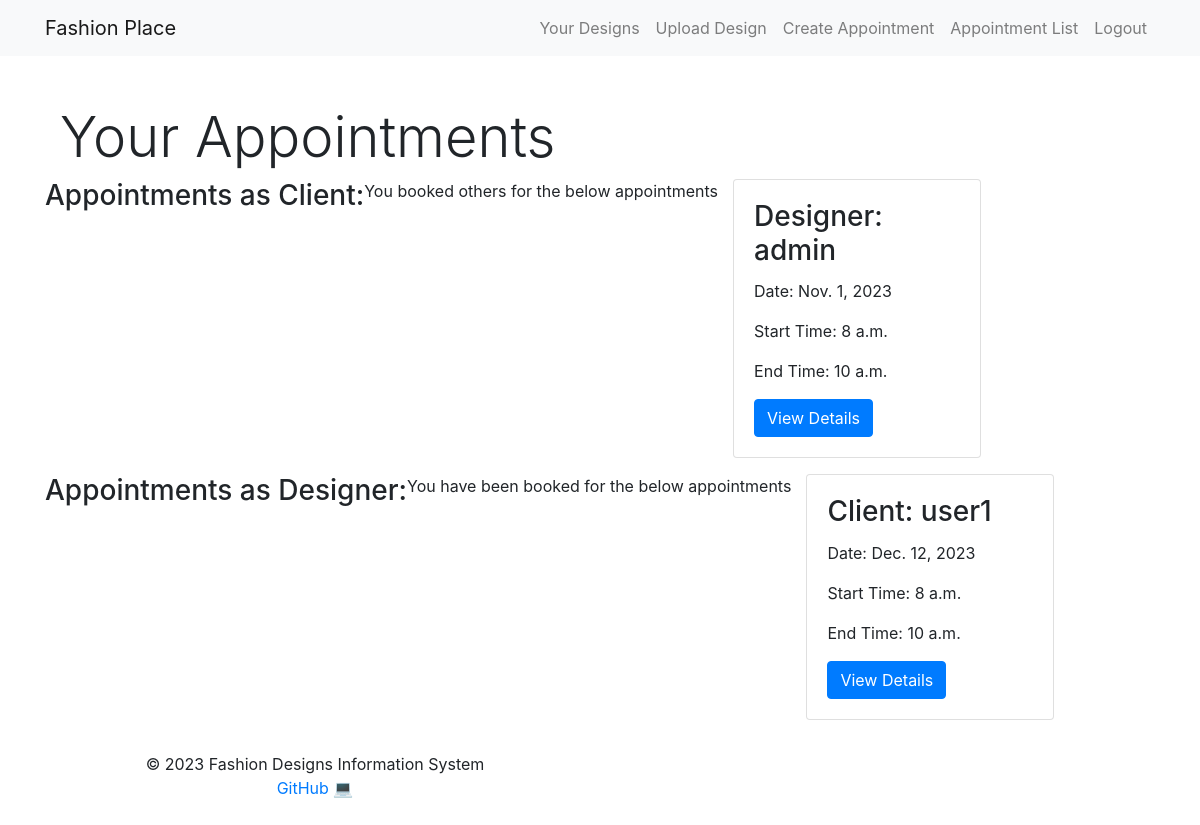
The page /scheduling/list/ (signed in) on the database its author committed.
### scheduling/models.py (models this page shows)
class Appointment(models.Model):
    STATUS_CHOICES = [
        ('pending', 'Pending'),
        ('processing', 'Processing'),
        ('completed', 'Completed'),
    ]
    client = models.ForeignKey(User, on_delete=models.CASCADE)
    designer = models.ForeignKey(User, on_delete=models.CASCADE, related_name='designer')
    description = models.TextField()
    date = models.DateField()
    start_time = models.TimeField()
    end_time = models.TimeField()
    status = models.CharField(max_length=20, choices=STATUS_CHOICES, default='pending')

### scheduling/views.py (the view)
# urls.py: path('list/', views.appointment_list, name='appointment_list'),
@login_required
def appointment_list(request):
    client_appointments = Appointment.objects.filter(client=request.user)
    designer_appointments = Appointment.objects.filter(designer=request.user)
    all_appointments = client_appointments | designer_appointments
    context = {
        'client_appointments': client_appointments,
        'designer_appointments': designer_appointments,
        'all_appointments': all_appointments,
    }
    return render(request, 'scheduling/appointment_list.html', context)

### templates/scheduling/appointment_list.html (shortened to what this page needs)
{% extends 'base.html' %}
{% block content %}
    <div class="container mt-4">
        <h2 class="display-4">Your Appointments</h2>
        <div class="row">
            <h3>Appointments as Client:</h3>
            <p class="card-text">You booked others for the below appointments</p>
            {% for appointment in client_appointments  %}
                <div class="col-lg-3 col-md-4 col-sm-6 col-12 mb-3">
                    <div class="card">
                        <div class="card-body">
                            <h3 class="card-title">Designer: {{ appointment.designer.username }}</h3>
                            <p class="card-text">Date: {{ appointment.date }}</p>
                            <p class="card-text">Start Time: {{ appointment.start_time }}</p>
                            <p class="card-text">End Time: {{ appointment.end_time }}</p>
                            <a href="{% url 'view_appointment' appointment.id %}" class="btn btn-primary">
                                View Details
                            </a>
                        </div>
                    </div>
                </div>
            {% endfor %}<br><hr>
            <h3>Appointments as Designer:</h3>
            <p class="card-text">You have been booked for the below appointments</p>
            {% for appointment in designer_appointments  %}
                <div class="col-lg-3 col-md-4 col-sm-6 col-12 mb-3">
                    <div class="card">
                        <div class="card-body">
                            <h3 class="card-title">Client: {{ appointment.client.username }}</h3>
                            <p class="card-text">Date: {{ appointment.date }}</p>
                            <p class="card-text">Start Time: {{ appointment.start_time }}</p>
                            <p class="card-text">End Time: {{ appointment.end_time }}</p>
                            <a href="{% url 'view_appointment' appointment.id %}" class="btn btn-primary">
                                View Details
                            </a>
                        </div>
                    </div>
                </div>
            {% endfor %}
        </div>
    </div>
{% endblock %}

### rows shown on the page
Appointment: designer.username "admin", date "Nov. 1, 2023", start_time "8 a.m.", end_time "10 a.m."
Appointment: client.username "user1", date "Dec. 12, 2023", start_time "8 a.m.", end_time "10 a.m."

### other values the page prints
{{ current_year }} "2023"
